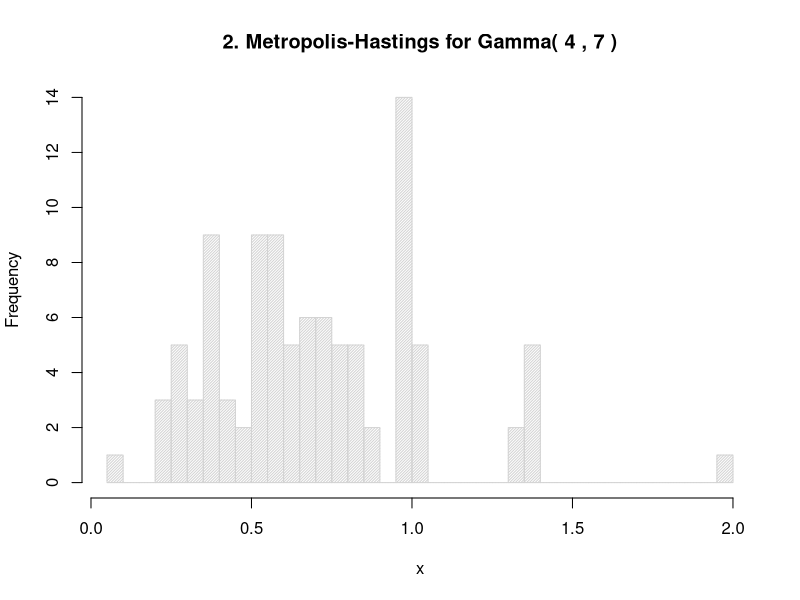
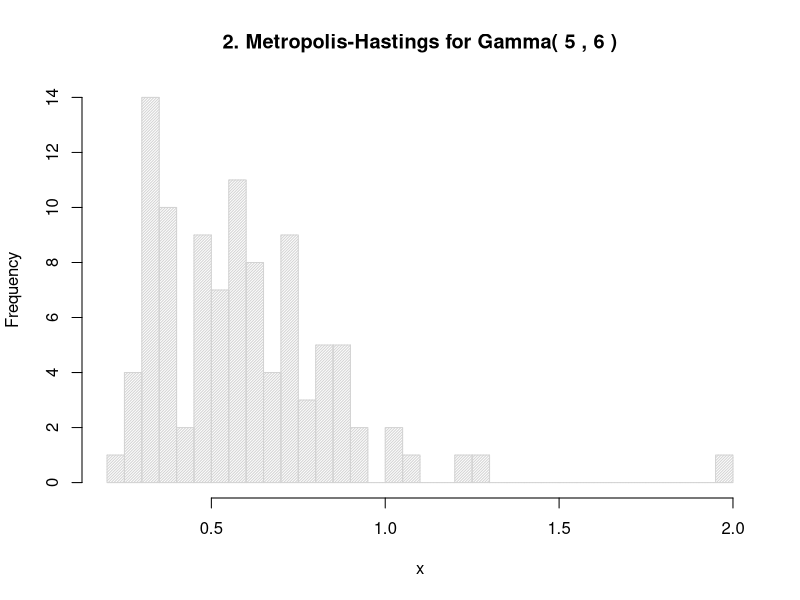

The R source for these figures, in order:
met_hastings_gamma = function(n, prop_shape, prop_rate) {
  
  x = rep(0, n)
  j = 1
  acc = 0
  x[1] = 2
  
  while (j < n) {
    
    # Sample candidate value
    x_cand = rgamma(1, shape = prop_shape, rate = prop_rate)
    
    # Calculate acceptance probability
    acc_prob = acc_prob_calc_gamma(x_cand, x[j], prop_shape, prop_rate)

    # Decide whether to accept or not
    acc_or_not = rbinom(1, 1, acc_prob);
    
    # if accept or not
    if (acc_or_not == 1) {
      acc = acc + 1;
      j = j + 1;
      x[j] = x_cand
    }
    else {
      j = j + 1
      x[j] = x[j-1]
    }	
    
    if (j %% 10 == 0) {
      print(paste("mean after", j, "iterations:", mean(x[1:j])))      
    }
  }
  
  acc_probability = acc/n;
  print(paste("Acceptance probability:", acc_probability));
  print(paste("Estimated mean:", mean(mean(x[1:n]))))
  hist(x, breaks = 50, density = 50, main = paste(
    "2. Metropolis-Hastings for Gamma(", prop_shape, ",", prop_rate, ")")
    );
}

acc_prob_calc_gamma = function(candidate, former, prop_shape, prop_rate) {
  
  if (candidate < 0) {
    acc_probability = 0;
  }
  else {
    # Target densities
    dens_candidate = dgamma(candidate, shape = 4.3, rate = 6.2)
    dens_former = dgamma(former, shape = 4.3, rate = 6.2)
    
    # Proposal densities
    g_former_given_candidate = dgamma(former, shape = prop_shape, rate = prop_rate)
    g_candidate_given_former = dgamma(candidate, shape = prop_shape, rate = prop_rate)
    
    acc_probability = (dens_candidate * g_former_given_candidate) / (dens_former * g_candidate_given_former);
  }
  
  acc_probability = min(1, acc_probability);
  return(acc_probability);
}

# 2. (b): Using Gamma(4, 7)
met_hastings_gamma(100, 4, 7)

# 2. (c): Using Gamma(5, 6)
met_hastings_gamma(100, 5, 6)
